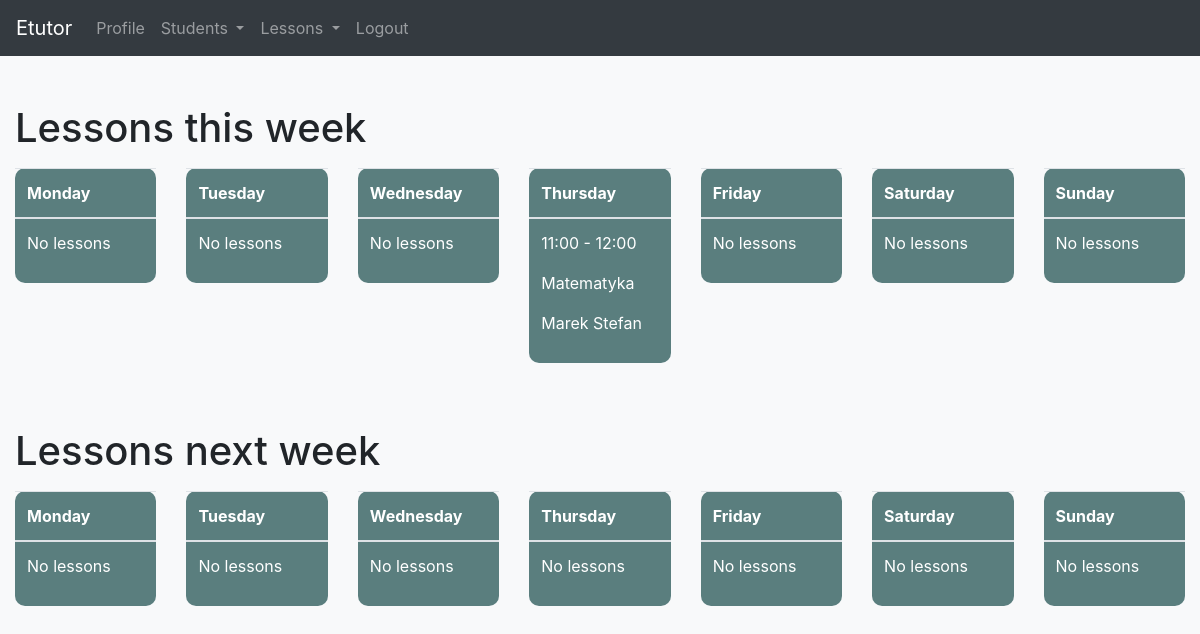
The app's page /lessons/ (signed in) with its own data.
### app/models.py (models this page shows, shortened)
class Lesson(models.Model):
    ONLINE = 'Online'
    AT_CLIENTS = "Client's"
    AT_TUTORS = "Tutor's"
    PLACE = [
        (ONLINE, _('Online')),
        (AT_CLIENTS, _("Client's")),
        (AT_TUTORS, _("Tutor's")),
    ]
    subject = models.CharField(max_length=50)
    place = models.CharField(max_length=30, choices=PLACE, default=ONLINE)
    amount = models.PositiveIntegerField(null=False, blank=False)
    description = models.CharField(max_length=250, blank=True)
    start_datetime = models.DateTimeField()
    end_datetime = models.DateTimeField()
    is_repetitive = models.BooleanField(default=True)
    is_notification_send = models.BooleanField(default=False)
    send_facebook_message = models.BooleanField(default=True)
    send_email = models.BooleanField(default=False)
    send_sms = models.BooleanField(default=False)
    tutor = models.ForeignKey(Tutor, on_delete=models.CASCADE)
    student = models.ForeignKey(Student, on_delete=models.CASCADE)
    objects = LessonManager()
    class Meta:
        ordering = ['start_datetime']
    def get_lesson_start_and_end_time(self):
        return '{start} - {end}'.format(start=self.start_datetime.astimezone().strftime("%H:%M"),
                                        end=self.end_datetime.astimezone().strftime("%H:%M")
                                        )
    def get_absolute_url(self):
        return reverse('lesson-detail', args=[self.id])

class Student(models.Model):
    first_name = models.CharField(max_length=50)
    last_name = models.CharField(max_length=50)
    address = models.CharField(max_length=100, blank=True)
    education_level = models.CharField(max_length=50, blank=True)
    phone_number = models.CharField(max_length=20, blank=True, unique=True)
    email = models.EmailField(blank=True, unique=True)
    discord_nick = models.CharField(max_length=50, blank=True)
    facebook_profile = models.CharField(max_length=150, blank=True)
    facebook_psid = models.CharField(max_length=50, blank=True)
    tutor = models.ForeignKey(Tutor, on_delete=models.CASCADE)
    def __str__(self):
        return f'{self.first_name} {self.last_name}'
    def get_absolute_url(self):
        return reverse('student-detail', args=[self.id])

### app/views.py (the view)
# urls.py: path('lessons/', views.LessonListView.as_view(), name='lessons'),
@method_decorator(login_required, name='dispatch')
class LessonListView(ListView):
    model = Lesson
    template_name = 'lesson_list.html'
    def get_context_data(self, *, object_list=None, **kwargs):
        object_list = object_list if object_list else self.object_list
        return super(LessonListView, self).get_context_data(
            object_list=object_list,
            lessons_this_week=order_lessons_from_this_week_by_days_and_hours(object_list),
            lessons_next_week=order_lessons_from_next_week_by_days_and_hours(object_list,)
        )

### app/calendar.py (called while the page is built)
def order_lessons_from_this_week_by_days_and_hours(queryset):
    now = datetime.now()
    start = now - timedelta(days=now.weekday())
    end = start + timedelta(days=6)
    return _order_transform_lessons(queryset, start, end)

def order_lessons_from_next_week_by_days_and_hours(queryset):
    now = datetime.now()
    start = now - timedelta(days=now.weekday()) + timedelta(days=7)
    end = start + timedelta(days=6) + timedelta(days=7)
    return _order_transform_lessons(queryset, start, end)

def _order_transform_lessons(queryset, start, end):
    queryset = queryset.filter(start_datetime__range=(start, end)).annotate(weekday=Extract('start_datetime', 'iso_week_day'), hour=Extract(
        'start_datetime', 'hour')).order_by('weekday')
    lessons_in_day = []
    for iso in range(1, 8):
        lessons_in_day.append(queryset.filter(weekday=iso))
    return {x[0]: x[1] for x in zip(ISO_WEEK_DAYS, lessons_in_day)}

### templates/lesson_list.html (shortened to what this page needs)
{% extends 'base.html' %}
{% block content %}
<div class="container-fluid">
    <h1 class="mt-5">Lessons this week</h1>
    <div class="row mt-3">
        {% for day, lessons in lessons_this_week.items %}
        <div class="col">
            <table class="table bg-calendar">
                <thead>
                    <tr>
                        <th scope="col">{{day}}</th>
                    </tr>
                </thead>
                <tbody>
                    {% for lesson in lessons %}
                    <tr>
                        <td>
                            <p>{{ lesson.get_lesson_start_and_end_time }}</p>
                            <p><a href="{{lesson.get_absolute_url}}">{{ lesson.subject }}</a></p>
                            <p><a href="{{lesson.student.get_absolute_url}}">{{ lesson.student }}</a></p>
                        </td>
                    </tr>
                    {% empty %}
                    <tr>
                        <td>
                            <p>No lessons</p>
                        </td>
                    </tr>
                    {% endfor %}
                </tbody>
            </table>
        </div>
        {% endfor %}
    </div>
    <h1 class="mt-5">Lessons next week</h1>
    <div class="row mt-3">
        {% for day, lessons in lessons_next_week.items %}
        <div class="col">
            <table class="table bg-calendar">
                <thead>
                    <tr>
                        <th scope="col">{{day}}</th>
                    </tr>
                </thead>
                <tbody>
                    {% for lesson in lessons %}
                    <tr>
                        <td>
                            <p>{{ lesson.get_lesson_start_and_end_time }}</p>
                            <p><a href="{{lesson.get_absolute_url}}">{{ lesson.subject }}</a></p>
                            <p><a href="{{lesson.student.get_absolute_url}}">{{ lesson.student }}</a></p>
                        </td>
                    </tr>
                    {% empty %}
                    <tr>
                        <td>
                            <p>No lessons</p>
                        </td>
                    </tr>
                    {% endfor %}
                </tbody>
            </table>
        </div>
        {% endfor %}
    </div>
</div>
{% endblock %}

### static/css/style.css (style rules this page uses)
.bg-calendar { color: white !important; background-color: rgba(27, 78, 78, 0.714); border-radius: 10px; }
.bg-calendar a { color: white !important; }

### records on screen
Lesson: get_lesson_start_and_end_time "11:00 - 12:00", subject "Matematyka", student "Marek Stefan"

### other values on screen
{{ day }} "Monday" "Tuesday" "Wednesday" "Thursday" "Friday" "Saturday" "Sunday"
